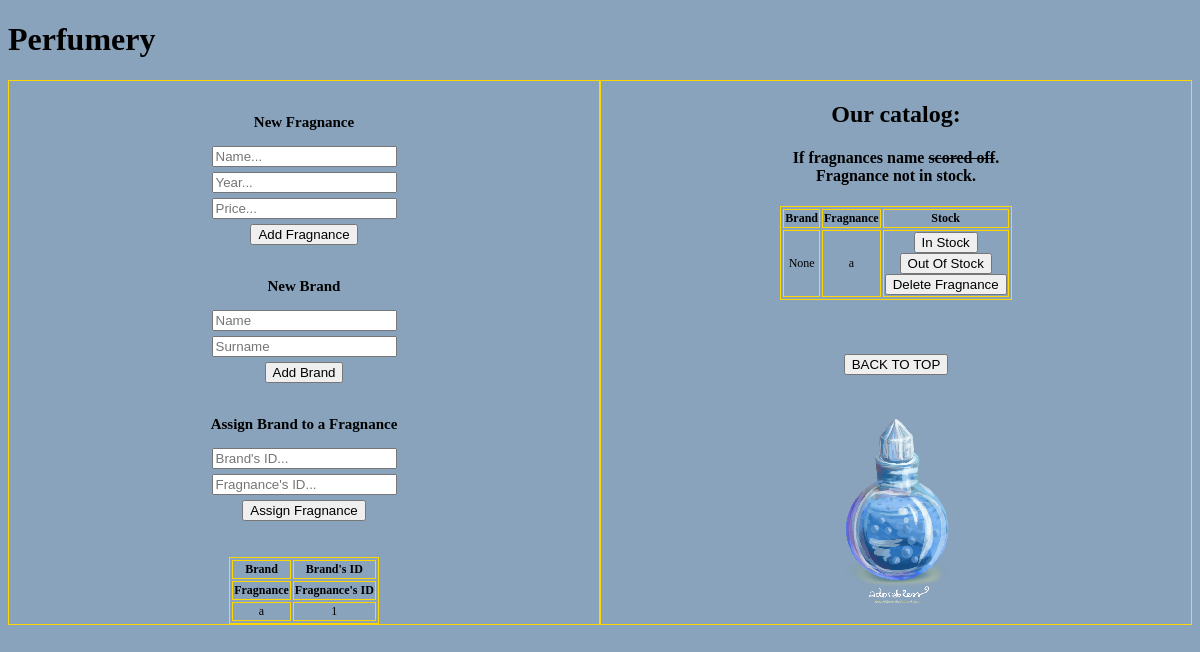
The app's page /, older data.
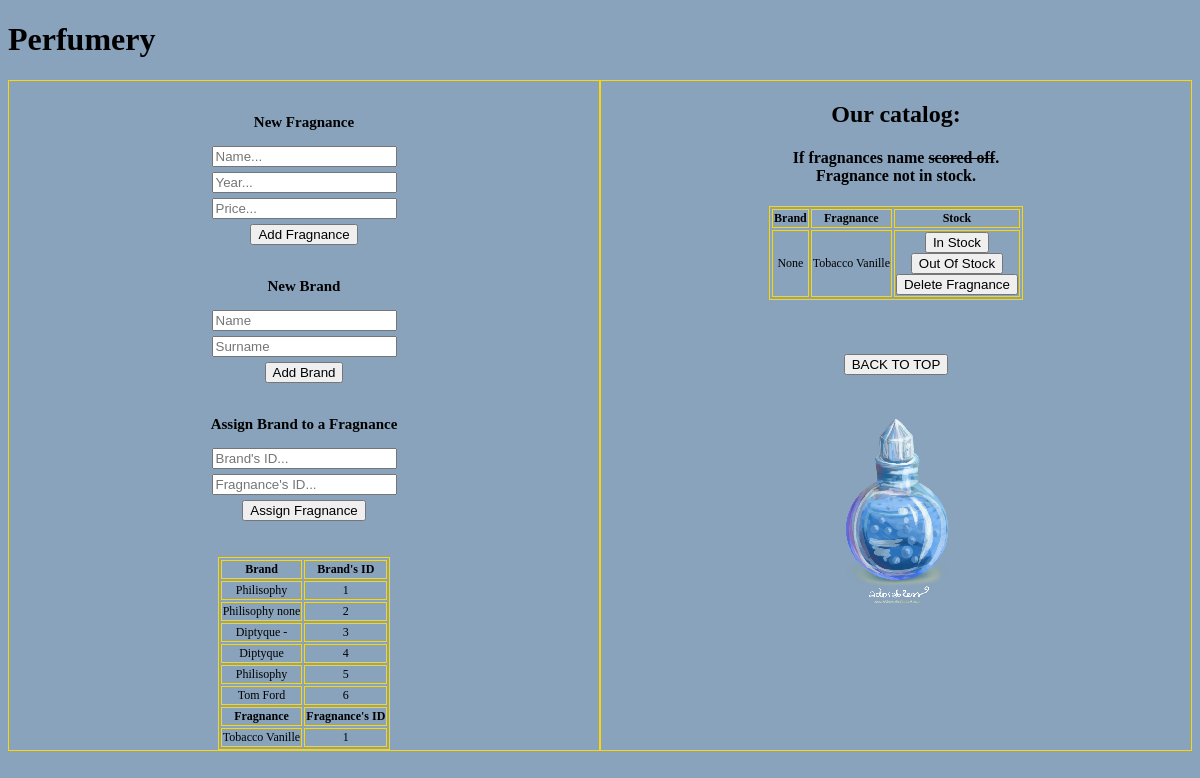
The same page, newer data.
### app/models.py (models this page shows)
class Fragnance (db.Model):
    id = db.Column(db.Integer, primary_key=True)
    name = db.Column(db.String(20), index=True, nullable=True)
    year = db.Column(db.Integer, index=True, nullable=True)
    price = db.Column(db.Integer, index=True, nullable=True)
    brand_id = db.Column(db.Integer, db.ForeignKey("brand.id"))
    stock = db.Column(db.Boolean, default=False)
    def __str__(self):
        return f"{self.name}"

class Brand (db.Model):
    id = db.Column(db.Integer, primary_key=True)
    name = db.Column(db.String(20), index=True, nullable=True)
    surname = db.Column(db.String(20), index=True, nullable=True)
    fragnances = db.relationship("Fragnance", backref="brand", lazy="dynamic")
    def __repr__(self):
        return f"{self.name} {self.surname}"

### app/routes.py (the view)
@app.route("/")
def fragnance_list():
    fragnances = Fragnance.query.all()
    brands = Brand.query.all()
    return render_template("fragnances.html", fragnances=fragnances, brands=brands)

### app/templates/fragnances.html (shortened to what this page needs)
{% extends "index.html" %}
{% block body %}
<h1> Perfumery </h1>
<div class="row">
    <div class="column1">
        <div class="adding_panel"><br>
            <div class="fragnance_addind">
                <h3>New Fragnance</h3>
                <form action="/fragnance/" method="post">
                    <p><input type="text" name="name" placeholder="Name..."></p>
                    <p><input type="text" name="year" placeholder="Year..."></p>
                    <p><input type="text" name="price" placeholder="Price..."></p>
                    <input type="submit" value="Add Fragnance">
                </form>
            </div>
            <div class="brand_adding"><br>
                <h3>New Brand</h3>
                <form action="/brand/" method="post">
                    <p><input type="text" name="name" placeholder="Name"></p>
                    <p><input type="text" name="surname" placeholder="Surname"></p>
                    <input type="submit" value="Add Brand">
                </form>
            </div>
        </div><br>
        <div class="column">
            <h3>Assign Brand to a Fragnance</h3>
            <form action="/assign/" method="post">
                <p><input type="text" name="brand_id" placeholder="Brand's ID..."></p>
                <p><input type="text" name="fragnances_id" placeholder="Fragnance's ID..."></p>
                <input type="submit" value="Assign Fragnance">
            </form>
            <table class="ids">
                <tr>
                    <th>Brand</th>
                    <th>Brand's ID</th>
                </tr>
                {% for brand in brands %}
                <tr>
                    <td>{{ brand }}</td>
                    <td>{{ brand.id }}</td>
                </tr>
                {% endfor %}
                <tr>
                    <th>Fragnance</th>
                    <th>Fragnance's ID</th>
                    {% for fragnance in fragnances %}
                </tr>
                <td>{{ fragnance }}</td>
                <td>{{ fragnance.id }}</td>
                {% endfor %}
        </div><br><br>
        </div>
    </div>
    <div class="column2">
        <div class="fragnance_display">
            <h2>Our catalog:</h2>
            <h4>If fragnances name <span style="text-decoration: line-through;">scored off</span>. <br>Fragnance not in stock.</h4>
            <table>
                <tr>
                    <th>Brand</th>
                    <th>Fragnance</th>
                    <th>Stock</th>
                </tr>
                {% for fragnance in fragnances %}
                <tr>
                    <td>{{ fragnance.brand }}</td>
                    <td>{% if fragnance.stock %} <strike> {% endif %}{{ fragnance.name }} </td>
                    <td>
                        <button type="button" onclick='window.location.href="/in_stock/{{ fragnance.id }}"'>In Stock
                        </button>
                        <br>
                        <button type="button" onclick='window.location.href="/out_stock/{{ fragnance.id }}"'>Out Of
                            Stock </button>
                        <br>
                        <button type="button" onclick='window.location.href="delete/{{ fragnance.id }}"'>Delete Fragnance
                        </button>
                    </td>
                </tr>
                {% endfor %}
            </table>
        </div><br><br><br>
        <button type="button" onclick='window.location.href="#top"'>BACK TO TOP</button><br><br><br>
            <div class="footer"><img src="{{url_for('static',filename='potion2.png')}}"
        </div>
    </div>
</div>
{% endblock %}

### app/templates/index.html (shortened to what this page needs)
<!DOCTYPE html>
<html lang="en">
<head>
    <link rel="stylesheet" type="text/css" href="{{ url_for('static', filename='style.css') }}">
</head>
<body>
    {% block body %}{% endblock %}
</body>
</html>

### app/static/style.css (style rules this page uses)
html { height: 100%; }
body { background-color: rgb(137, 163, 188); }
h1 { color: dark gold; font-size: 28 px; font-family: 'Century Gothic' }
h2 { margin-bottom: 20px; font-family: 'Century Gothic' }
h3 { font-size: 15px; font-family: 'Century Gothic' }
table, th, td { border: 1px solid gold; margin-left: auto; margin-right: auto; font-size: 12px; font-family: 'Century Gothic' }
.adding_panel { text-align: center; }
.fragnance_display { text-align: center; }
.column1 { flex: 50%; background-color: rgb(137, 163, 188); border: 1px solid gold; text-align: center; }
.column2 { flex: 50%; background-color: rgb(137, 163, 188); border: 1px solid gold; text-align: center; }
.row { display: flex; }
p { margin: 5px; }

Row changes from the older to the newer data that the page shows:
added Brand: name+surname "Philisophy", id "1"
added Brand: name+surname "Philisophy none", id "2"
added Brand: name+surname "Diptyque -", id "3"
added Brand: name+surname "Diptyque", id "4"
added Brand: name+surname "Philisophy", id "5"
added Brand: name+surname "Tom Ford", id "6"
changed Fragnance id 1: name "a" → "Tobacco Vanille"
